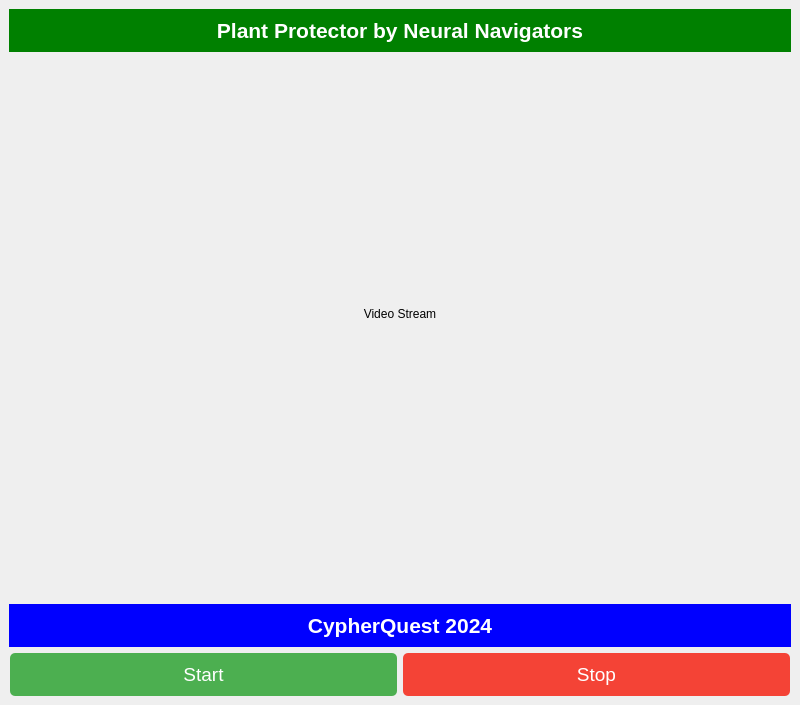
<?xml version="1.0" encoding="UTF-8"?>
<ui version="4.0">
 <class>MainWindow</class>
 <widget class="QMainWindow" name="MainWindow">
  <property name="geometry">
   <rect>
    <x>0</x>
    <y>0</y>
    <width>800</width>
    <height>600</height>
   </rect>
  </property>
  <property name="windowTitle">
   <string>Plant Protector by Neural Navigators</string>
  </property>
  <widget class="QWidget" name="centralwidget">
   <layout class="QVBoxLayout" name="verticalLayout">
    <item>
     <widget class="QWidget" name="top_panel">
      <property name="styleSheet">
       <string notr="true">background-color: green;</string>
      </property>
      <layout class="QHBoxLayout" name="top_panel_layout">
       <item>
        <spacer name="horizontalSpacer">
         <property name="sizeType">
          <enum>QSizePolicy::Expanding</enum>
         </property>
        </spacer>
       </item>
       <item>
        <widget class="QLabel" name="top_label">
         <property name="text">
          <string>Plant Protector by Neural Navigators</string>
         </property>
         <property name="alignment">
          <set>Qt::AlignCenter</set>
         </property>
         <property name="styleSheet">
          <string notr="true">color: white; font-size: 16pt; font-weight: bold;</string>
         </property>
        </widget>
       </item>
       <item>
        <spacer name="horizontalSpacer_2">
         <property name="sizeType">
          <enum>QSizePolicy::Expanding</enum>
         </property>
        </spacer>
       </item>
      </layout>
     </widget>
    </item>
    <item>
     <widget class="QWidget" name="video_widget">
      <layout class="QVBoxLayout" name="video_layout">
       <item>
        <spacer name="verticalSpacer">
         <property name="sizeType">
          <enum>QSizePolicy::Expanding</enum>
         </property>
        </spacer>
       </item>
       <item>
        <widget class="QLabel" name="video_label">
         <property name="minimumSize">
          <size>
           <width>640</width>
           <height>480</height>
          </size>
         </property>
         <property name="alignment">
          <set>Qt::AlignCenter</set>
         </property>
         <property name="text">
          <string>Video Stream</string>
         </property>
        </widget>
       </item>
       <item>
        <spacer name="verticalSpacer_2">
         <property name="sizeType">
          <enum>QSizePolicy::Expanding</enum>
         </property>
        </spacer>
       </item>
      </layout>
     </widget>
    </item>
    <item>
     <widget class="QLabel" name="threat_label">
      <property name="text">
       <string></string>
      </property>
      <property name="alignment">
       <set>Qt::AlignCenter</set>
      </property>
      <property name="styleSheet">
       <string notr="true">color: red; font-size: 14pt; font-weight: bold;</string>
      </property>
     </widget>
    </item>
    <item>
     <widget class="QWidget" name="bottom_panel">
      <property name="styleSheet">
       <string notr="true">background-color: blue;</string>
      </property>
      <layout class="QHBoxLayout" name="bottom_panel_layout">
       <item>
        <spacer name="horizontalSpacer_3">
         <property name="sizeType">
          <enum>QSizePolicy::Expanding</enum>
         </property>
        </spacer>
       </item>
       <item>
        <widget class="QLabel" name="bottom_label">
         <property name="text">
          <string>CypherQuest 2024</string>
         </property>
         <property name="alignment">
          <set>Qt::AlignCenter</set>
         </property>
         <property name="styleSheet">
          <string notr="true">color: white; font-size: 16pt; font-weight: bold;</string>
         </property>
        </widget>
       </item>
       <item>
        <spacer name="horizontalSpacer_4">
         <property name="sizeType">
          <enum>QSizePolicy::Expanding</enum>
         </property>
        </spacer>
       </item>
      </layout>
     </widget>
    </item>
    <item>
     <layout class="QHBoxLayout" name="button_layout">
      <item>
       <spacer name="horizontalSpacer_5">
        <property name="sizeType">
         <enum>QSizePolicy::Expanding</enum>
        </property>
       </spacer>
      </item>
      <item>
       <widget class="QPushButton" name="start_button">
        <property name="text">
         <string>Start</string>
        </property>
        <property name="styleSheet">
         <string notr="true">
           QPushButton {
               background-color: #4CAF50; /* Green */
               color: white;
               font-size: 14pt;
               padding: 10px 20px;
               border: none;
               border-radius: 5px;
           }
           QPushButton:hover {
               background-color: #45a049; /* Darker green */
           }
         </string>
        </property>
       </widget>
      </item>
      <item>
       <widget class="QPushButton" name="stop_button">
        <property name="text">
         <string>Stop</string>
        </property>
        <property name="styleSheet">
         <string notr="true">
           QPushButton {
               background-color: #f44336; /* Red */
               color: white;
               font-size: 14pt;
               padding: 10px 20px;
               border: none;
               border-radius: 5px;
           }
           QPushButton:hover {
               background-color: #e53935; /* Darker red */
           }
         </string>
        </property>
       </widget>
      </item>
      <item>
       <spacer name="horizontalSpacer_6">
        <property name="sizeType">
         <enum>QSizePolicy::Expanding</enum>
        </property>
       </spacer>
      </item>
     </layout>
    </item>
   </layout>
  </widget>
 </widget>
 <resources/>
 <connections/>
</ui>
